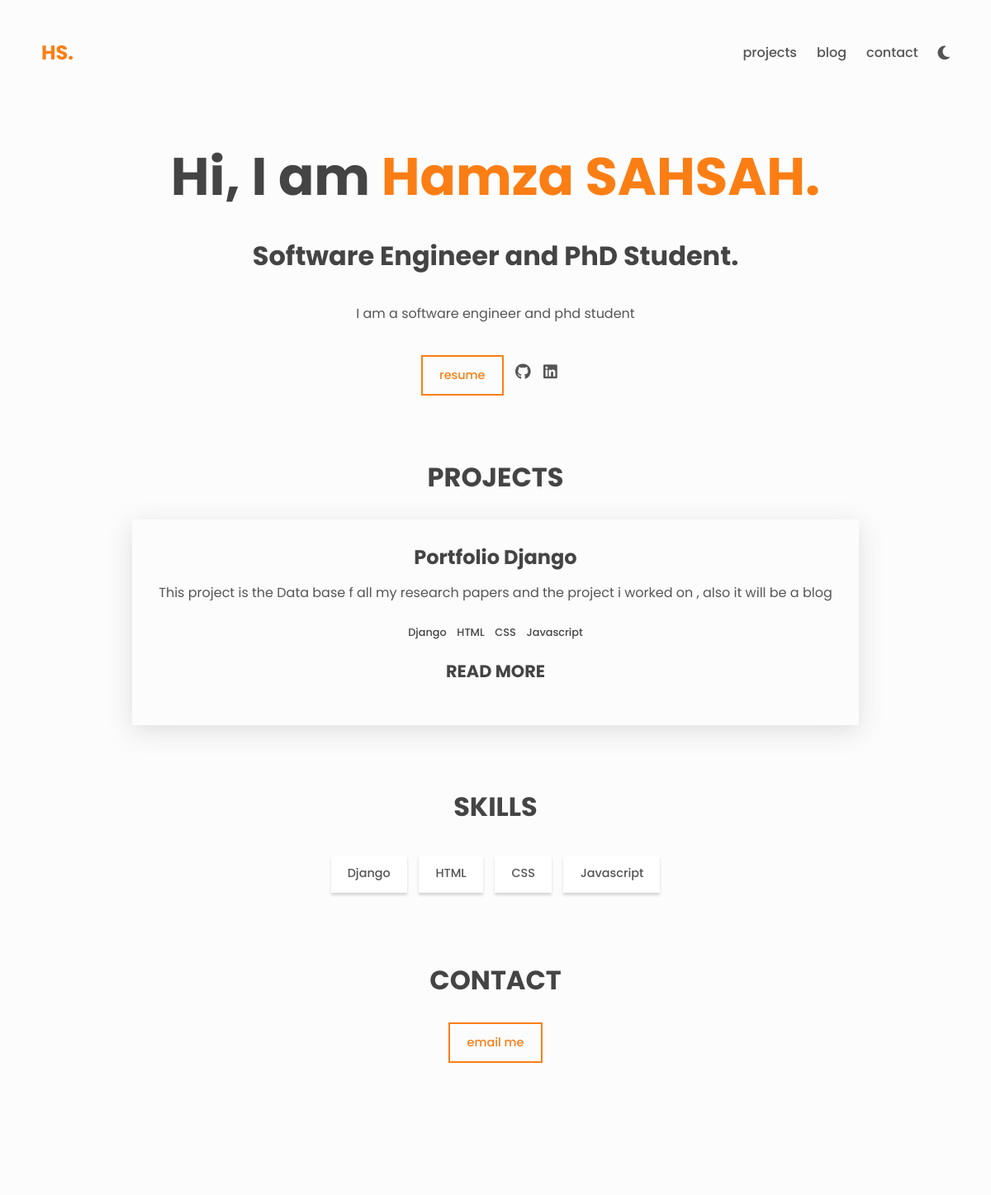
The app's page /, older data.
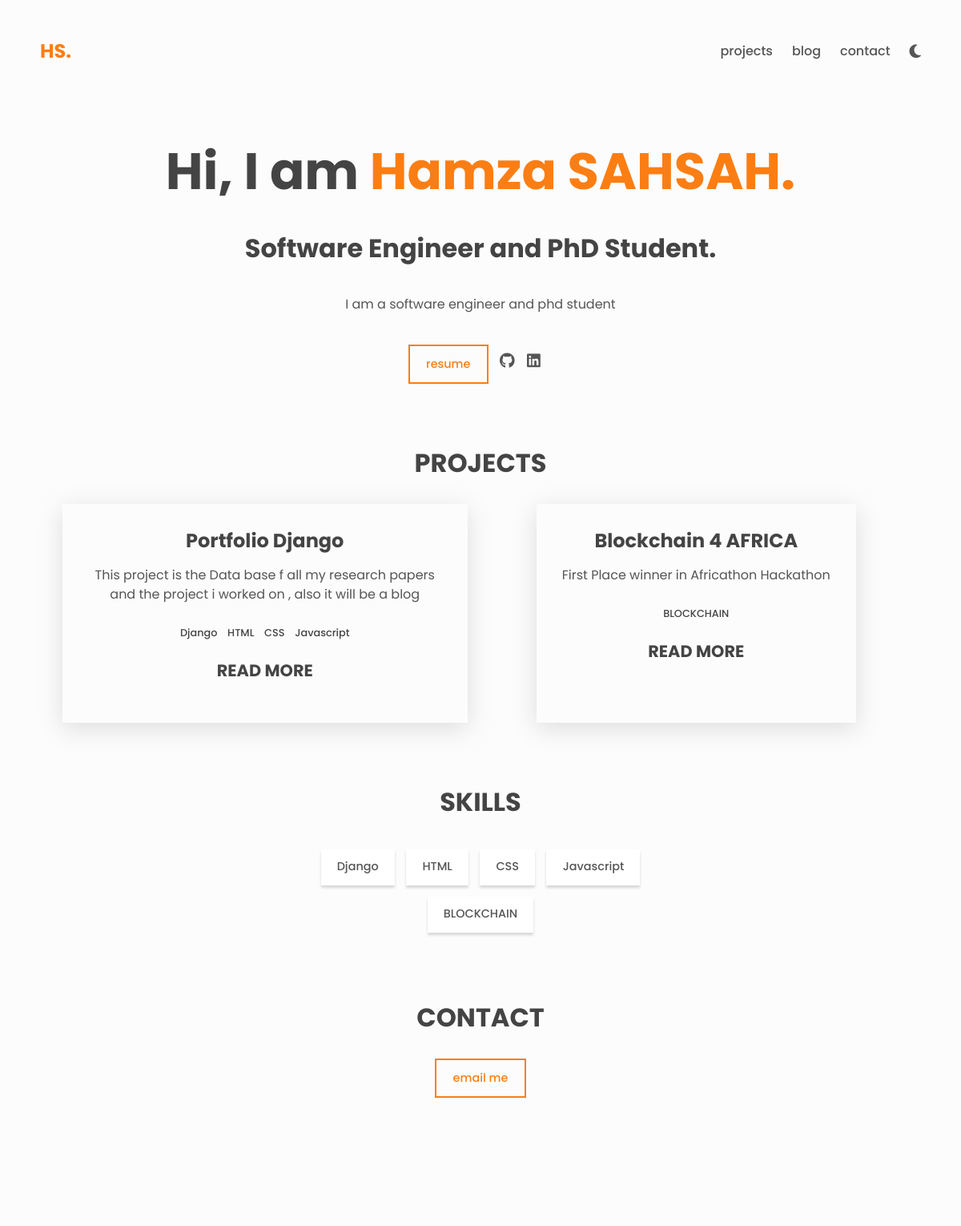
The same page, newer data.
### portfolio/models.py (models this page shows, shortened)
class Persone(models.Model):
    name = models.TextField()
    role = models.TextField()
    description = models.TextField()
    resume = models.FileField()
    contact = models.TextField()
    email = models.TextField()
    github = models.TextField()
    linkedin = models.TextField()

class Project(models.Model):
    name = models.TextField()
    technologies = models.ManyToManyField(Technology)
    description = models.TextField()
    source = models.TextField(blank=True)
    live_example = models.TextField(blank=True)
    articale = models.TextField(blank=True)
    images = models.ManyToManyField(DImage)

class Technology(models.Model):
    name = models.TextField()

### blog/views.py (the view)
# urls.py: path("", views.main_page, name="main"),
def main_page(request):
    projects = Project.objects.all()
    technologies = Technology.objects.all()
    persone = Persone.objects.all()
    return render(
        request,
        "main.html",
        {"persone": persone, "projects": projects, "technologies": technologies},
    )

### blog/templates/main.html (shortened to what this page needs)
{% extends "base.html" %}
{% block content %}
    <main>
      <div class="about center">
        {% for person in persone%}
        <h1>Hi, I am <span class="about__name">{{person.name}}.</span></h1>
        <h2 class="about__role">{{person.role}}.</h2>
        <p class="about__desc">
          {{person.description}}
        </p>
        <div class="about__contact center">
          <a href="{% url 'resume'%}">
            <span class="btn btn--outline">Resume</span>
          </a>
          <a
            href="{{person.github}}"
            aria-label="github"
            class="link link--icon"
          >
            <i aria-hidden="true" class="fab fa-github"></i>
          </a>
          <a
            href="{{person.linkedin}}"
            aria-label="linkedin"
            class="link link--icon"
          >
            <i aria-hidden="true" class="fab fa-linkedin"></i>
          </a>
        </div>
        {% endfor %}
      </div>
      <section id="projects" class="section projects">
        <h2 class="section__title">Projects</h2>
        <div class="projects__grid">
            {% for project in projects %}
    <div class="project">
            <h3>{{project.name}}</h3>
            <p class="project__description">
              {{project.description}}
            </p>
            <ul class="project__stack">
              {% for tech in project.technologies.all %}
              <li class="project__stack-item">{{tech.name}}</li>
              {% endfor %}
            </ul>
            <h4 class="section__title"><a href={% url 'project' project.id %}>Read More</a></h4>
          </div>
        {% endfor %}
      </section>
      <section class="section skills" id="skills">
        <h2 class="section__title">Skills</h2>
        <ul class="skills__list">
          {% for tech in technologies%}
          <li  class="skills__list-item btn btn--plain">{{tech.name}}</li>
          {% endfor %}
        </ul>
      </section>
      <section class="section contact center" id="contact">
        <h2 class="section__title">Contact</h2>
        {% for person in persone%}
        <a href="mailto:{{person.email}}">
          <span class="btn btn--outline">Email me</span>
        </a>
        {% endfor %}
      </section>
    </main>
    <footer class="footer">
    </footer>
{% endblock content %}

Row changes from the older to the newer data that the page shows:
added Project: name "Blockchain 4 AFRICA", description "First Place winner in Africathon Hackathon"
added Technology: name "BLOCKCHAIN"
